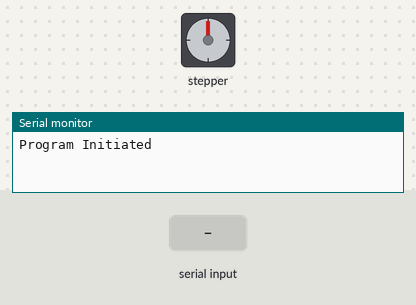
Bench run of a sketch on a simulated Arduino Uno, built with avr-gcc and run on an emulated ATmega328P. On the bench: stepper motor, the last lines printed to the serial monitor. The inputs (shaded band) are chosen by the test bench. Stepper angles assume 200 steps per turn.

Above: at 1.2 s.
1.3 s: "90,45\n" received over Serial
At 1.75 s:
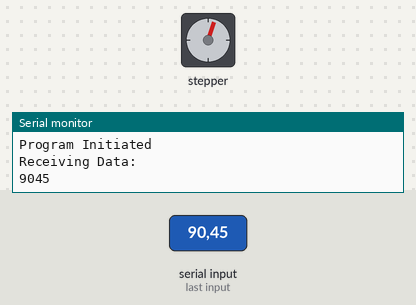
At 2.36 s:
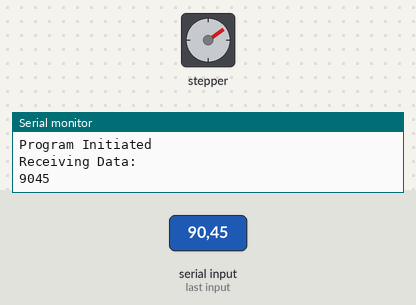
Timing chart, 0 to 13.3 s (numbered marks = the images above; inputs shaded):
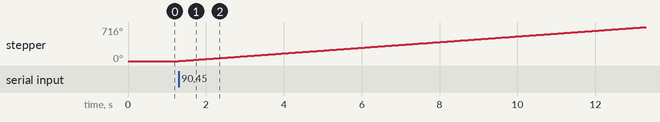

The sketch:

stepper.ino
```cpp
/*
 * Reads target number of steps (= direction) from serial port.
 * Degree-to-step translation is handled in Python by the client. TODO: handle flip at 360 degrees
 */

#include <Wire.h>
#include <Adafruit_MotorShield.h>
#include "utility/Adafruit_PWMServoDriver.h"

// Create the motor shield object with the default I2C address
Adafruit_MotorShield AFMS = Adafruit_MotorShield();
// Or, create it with a different I2C address (say for stacking)
// Adafruit_MotorShield AFMS = Adafruit_MotorShield(0x61);

// Connect a stepper motor with 200 steps per revolution (1.8 degree)
// to motor port #2 (M3 and M4)
Adafruit_StepperMotor *myMotor = AFMS.getStepper(200, 2);


int step_counter = 0;  // variable to count how many steps have been turned
int target = 0;   // variable to hold target step count data from serial
String targetChar; // variable to hold target as string
int inChar;

void setup()
{
  AFMS.begin();  // create with the default frequency 1.6KHz
  //AFMS.begin(1000);  // OR with a different frequency, say 1KHz

  myMotor->setSpeed(10);  // 10 rpm
  Serial.begin(9600);    // open serial port
  Serial.print("Program Initiated\n");
}


void loop()
{
    // While data is sent over serial assign it to the msg
    while (Serial.available()>0){
        // read new target
        inChar = Serial.read();
        if (isDigit(inChar)) {
          targetChar += (char)inChar;
        }
        if (inChar == '\n') {
          target = targetChar.toInt();
          Serial.print("Receiving Data:\n");
          Serial.println(target);
        }
    }

  // step until step counter matches target
  if (target == 2000) {
      Serial.write(step_counter); // interpret 2000 as querying counter state
  } else if (target > step_counter) {
      while (target > step_counter){
        myMotor->step(1, FORWARD, SINGLE);
        ++step_counter;
      }
      targetChar = "";
      // print current status
      Serial.println("Step Counter:");
      Serial.println(step_counter);
      Serial.println("Target:");
      Serial.println(target);
  } else if (target < step_counter) {
      while (target < step_counter){
        myMotor->step(1, BACKWARD, SINGLE);
        --step_counter;
      }
      targetChar = "";
      // print current status
      Serial.println("Step Counter:");
      Serial.println(step_counter);
      Serial.println("Target:");
      Serial.println(target);
  }
}
```

Measured:
- after the input at 1.3 s, stepper: keeps turning clockwise at about 60°/s, starting at once
